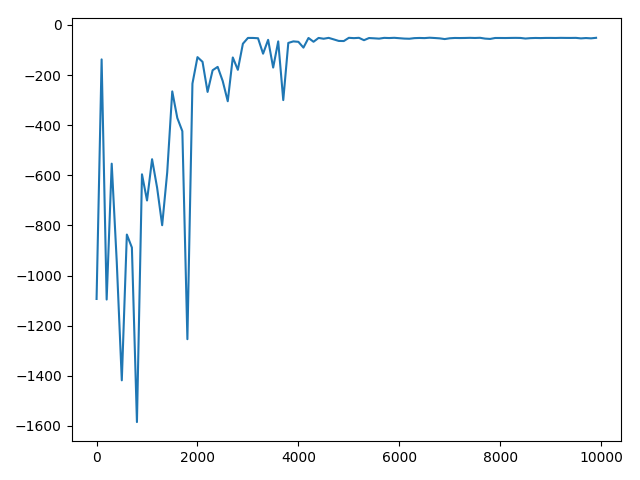

Source code (Python):
import math
import os
import random
import sys

import matplotlib.pyplot as plt
import numpy as np

ROOT = os.path.dirname(__file__)
rewards_list = []


def getInputs():
    filename = "pipe_world.txt"
    path = ROOT + "/" + filename
    if not os.path.exists(path):
        print("Please Enter Correct File name !")
        return
    maze = []
    count = 0
    start_position = []
    with open(path, "r") as f:
        for line in f.readlines():
            line = line.strip()
            # maze.append(list(map(str, line.split(" "))))
            maze.append([])
            temp = 0
            for s in line:
                maze[count].append(s)
                if s == 'S':
                    start_position.append(count)
                    start_position.append(temp)
                temp += 1
            count += 1
    Q_Learning(maze, start_position, 0.9, 0.9, 0.9)


def Q_Learning(maze, start_position, learning_rate, policy_randomness, future_discount):
    # 0 up 1 down 2 left 3 right
    q_table = np.zeros([len(maze), len(maze[0]), 4])
    initTable(q_table)
    for episode in range(1, 10001):
        life = True
        cur_position = []
        cur_position.append(start_position[0])
        cur_position.append(start_position[1])
        if episode % 1000 == 0:
            learning_rate = updateLearnRate(learning_rate, episode)
        if episode % 200 == 0:
            policy_randomness = updatePolicyRandomness(policy_randomness, episode)
        if episode % 100 == 0:
            evaluateQTable(q_table, start_position, maze, 50)
        steps = 0
        while life:
            action = 0
            if np.random.uniform() < policy_randomness:
                action = randomAction(cur_position, q_table)
            else:
                action = predictAction(cur_position, q_table)
            # Observe next state
            new_position = getNewPosition(cur_position, action, q_table)
            reward = getReward(new_position, maze)
            # print(cur_position)
            updateQValue(cur_position, new_position, action, q_table, learning_rate, future_discount, reward)
            cur_position = new_position
            steps += 1
            life = isContinue(new_position, maze, steps)
    printMaze(q_table, start_position, maze)
    showImage()


def showImage():
    x_list = []
    for i in range(len(rewards_list)):
        x_list.append(i * 100)
    plt.figure('Draw')
    plt.plot(x_list, rewards_list)
    plt.draw()
    plt.pause(10)
    plt.show()
    plt.close()


def printMaze(q_table, start_position, maze):
    path = list(maze)
    for x in range(len(path)):
        for y in range(len(path[x])):
            if path[x][y] == "M":
                continue
            cur_position = [x, y]
            action = predictAction(cur_position, q_table)
            path[x][y] = itoa(action)
    for x in path:
        for y in x:
            print(y, end="")
        print()


def itoa(action):
    if action == 0:
        return "U"
    elif action == 1:
        return "D"
    elif action == 2:
        return "L"
    elif action == 3:
        return "R"


def randomAction(cur_position, q_table):
    x = cur_position[0]
    y = cur_position[1]
    actions = q_table[x][y]
    list = []
    for i in range(0, len(actions)):
        a = actions[i]
        if a is None or math.isnan(a):
            continue
        list.append(i)
    result = random.randint(0, len(list) - 1)
    return list[result]


def evaluateQTable(q_table, start_position, maze, runs):
    total_rewards = 0
    for episode in range(runs):
        life = True
        cur_position = []
        cur_position.append(start_position[0])
        cur_position.append(start_position[1])
        steps = 0
        rewards = 0
        while life:
            action = predictAction(cur_position, q_table)
            # Observe next state
            new_position = getNewPosition(cur_position, action, q_table)
            reward = getReward(new_position, maze)
            rewards += reward
            cur_position = new_position
            steps += 1
            life = isContinue(new_position, maze, steps)
        total_rewards += rewards
    average_rewards = total_rewards / 50
    rewards_list.append(average_rewards)
    print(average_rewards)


def updateQValue(cur_position, new_position, action, q_table, learning_rate, future_discount, reward):
    # print(cur_position)
    # print(action)
    q_value = q_table[cur_position[0]][cur_position[1]][action]
    actions = q_table[new_position[0]][new_position[1]]
    max_qvalue = findMax(actions)
    q_value = q_value + learning_rate * (reward + future_discount * max_qvalue - q_value)
    q_table[cur_position[0]][cur_position[1]][action] = q_value


def findMax(actions):
    maxVal = -sys.maxsize - 1
    for a in actions:
        if a is None:
            continue
        if a > maxVal:
            maxVal = a
    return maxVal


def updatePolicyRandomness(policy_randomness, episode):
    return policy_randomness / (episode / 200 + 1)


def updateLearnRate(learning_rate, episode):
    return learning_rate / ((episode / 1000) + 1)


def isContinue(cur_position, maze, steps):
    # Three Conditions
    # into Mine
    # is Alive?
    if maze[cur_position[0]][cur_position[1]] == "M":
        return False
    # is reach the goal?
    elif maze[cur_position[0]][cur_position[1]] == "G":
        # print("Reach The Goal")
        return False
    # is too mant steps?
    elif steps >= (len(maze) * len(maze[0])):
        return False
    else:
        return True


def getReward(cur_position, maze):
    if maze[cur_position[0]][cur_position[1]] == "M":
        return -100
    elif maze[cur_position[0]][cur_position[1]] == "G":
        return 0
    else:
        return -1


def getNewPosition(cur_position, action, q_table):  # probally have issues
    # Sliper
    new_position = [0, 0]
    new_position[0] = cur_position[0]
    new_position[1] = cur_position[1]
    if action == 0:
        new_position[0] = cur_position[0] - 1
        if predictSlip():
            # Go Down and Up , need to consider left and right border
            if isYBounded(new_position[1], q_table):
                new_position[1] = cur_position[1] + 1 if cur_position[1] == 0 else cur_position[1] - 1
            else:
                if random.randint(0, 1) == 1:
                    new_position[1] = cur_position[1] + 1
                else:
                    new_position[1] = cur_position[1] - 1
    elif action == 1:
        new_position[0] = cur_position[0] + 1
        if predictSlip():
            # Go Down and Up , need to consider left and right border
            if isYBounded(new_position[1], q_table):
                new_position[1] = cur_position[1] + 1 if cur_position[1] == 0 else cur_position[1] - 1
            else:
                if random.randint(0, 1) == 1:
                    new_position[1] = cur_position[1] + 1
                else:
                    new_position[1] = cur_position[1] - 1
    elif action == 2:
        # Go left and right, need to consider up and bottom border
        new_position[1] = cur_position[1] - 1
        if predictSlip():
            if isXBounded(new_position[0], q_table):
                new_position[0] = cur_position[0] + 1 if cur_position[0] == 0 else cur_position[0] - 1
            else:
                if random.randint(0, 1) == 1:
                    new_position[0] = cur_position[0] + 1
                else:
                    new_position[0] = cur_position[0] - 1
    elif action == 3:
        new_position[1] = cur_position[1] + 1
        if predictSlip():
            if isXBounded(new_position[0], q_table):
                new_position[0] = cur_position[0] + 1 if cur_position[0] == 0 else cur_position[0] - 1
            else:
                if random.randint(0, 1) == 1:
                    new_position[0] = cur_position[0] + 1
                else:
                    new_position[0] = cur_position[0] - 1
    return new_position


# left right border
def isYBounded(position, q_table):
    if (position == 0) or (position == (len(q_table[0]) - 1)):
        return True
    else:
        return False


# up bottom border
def isXBounded(position, q_table):
    if (position == 0) or (position == (len(q_table) - 1)):
        return True
    else:
        return False


def initTable(q_table):
    for x in range(len(q_table)):
        for y in range(len(q_table[0])):
            if x == 0:  # in the top
                q_table[x][y][0] = None
            if x == (len(q_table) - 1):  # in the bottom
                q_table[x][y][1] = None
            if y == 0:
                q_table[x][y][2] = None
            if y == (len(q_table[0]) - 1):
                q_table[x][y][3] = None


def predictAction(cur_position, q_table):
    zero_actions = []
    x = cur_position[0]
    y = cur_position[1]
    # if(x)
    actions = q_table[x][y]
    maxVal = -sys.maxsize - 1
    maxAction = 0
    index = 0
    for a in actions:
        if a is None:
            continue
        if a > maxVal:
            maxVal = a
            maxAction = index
        if a == 0:
            zero_actions.append(index)
        index += 1
    if len(zero_actions) == 0:
        return maxAction
    else:
        # random choose an action
        action = random.randint(0, len(zero_actions) - 1)
        return zero_actions[action]


def predictSlip():
    slip = random.randint(0, 9)
    if slip < 8:
        return False
    else:
        return True


if __name__ == "__main__":
    getInputs()
